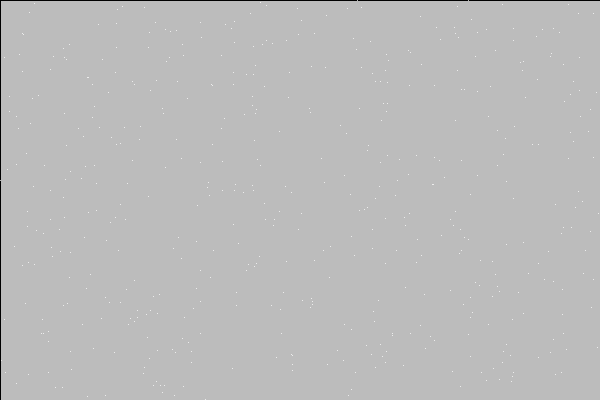
Frame 1 (no input)
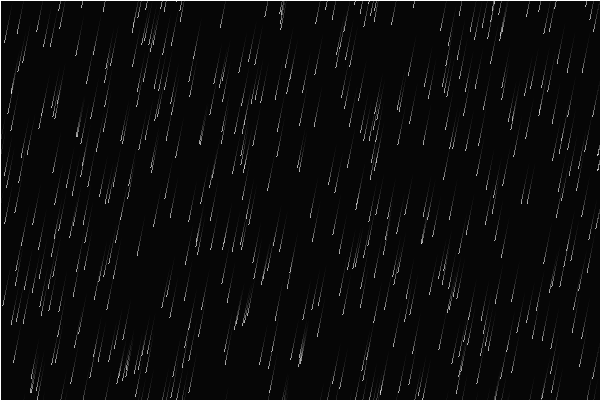
Frame 60 (the mouse pressed at the canvas centre just before this capture)
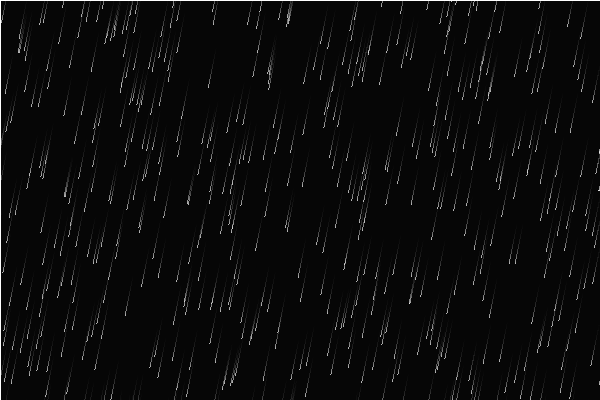
Frame 120 (the mouse held since frame 60 and released just before this capture)

The Processing sketch that drew these frames (run headless with seeded random() and noise(); from frame 60 on, the mouse is pressed at the canvas centre):

// Processing sketch: RAIIIIIIN
// ── RAIIIIIIN.pde
float[] xCoords = new float[500];
float[] yCoords = new float[500];

void setup() {
  size(600, 400);
  for (int i = 0; i<500; i++) {
    xCoords[i] = random(width);
    yCoords[i] = random(height);
  }
}

void draw() {
  fill(0, 20);
  rect(0, 0, width, height);
  stroke(255);
  for (int i = 0; i<500; i++) {
    point(xCoords[i], yCoords[i]);
    xCoords[i]+= -.2;
    if (xCoords[i] < 0) xCoords[i] = width;
    yCoords[i]+= 1;
    if (yCoords[i] > height) yCoords[i] = 0;
  }
}
